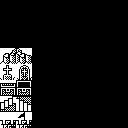

The image is a tile-based game level rendered from a .tmx file. Its description and complete source (layers, tilesets, objects, tile grids) follow:
An orthogonal 8x8 tile map with 16x16 px tiles, 1 tile layer (Calque de Tuiles 1).

<map version="1.10" tiledversion="1.11.2" orientation="orthogonal" renderorder="right-down" width="8" height="8" tilewidth="16" tileheight="16" infinite="0" nextlayerid="2" nextobjectid="1">
 <properties>
  <property name="attack1" value="square_attack" />
  <property name="baseAttack" value="square_attack" />
  <property name="hp" type="int" value="10" />
  <property name="maxMoves" type="int" value="4" />
  <property name="type" value="enemy" />
 </properties>
 <tileset firstgid="1" source="enemy1.tsx" />
 <layer id="1" name="Calque de Tuiles 1" width="8" height="8">
  <data encoding="csv">
0,0,0,0,0,0,0,0,
0,0,0,0,0,0,0,0,
0,0,0,0,0,0,0,0,
40,39,0,0,0,0,0,0,
24,23,0,0,0,0,0,0,
62,63,0,0,0,0,0,0,
55,56,0,0,0,0,0,0,
13,14,0,0,0,0,0,0
</data>
 </layer>
</map>
